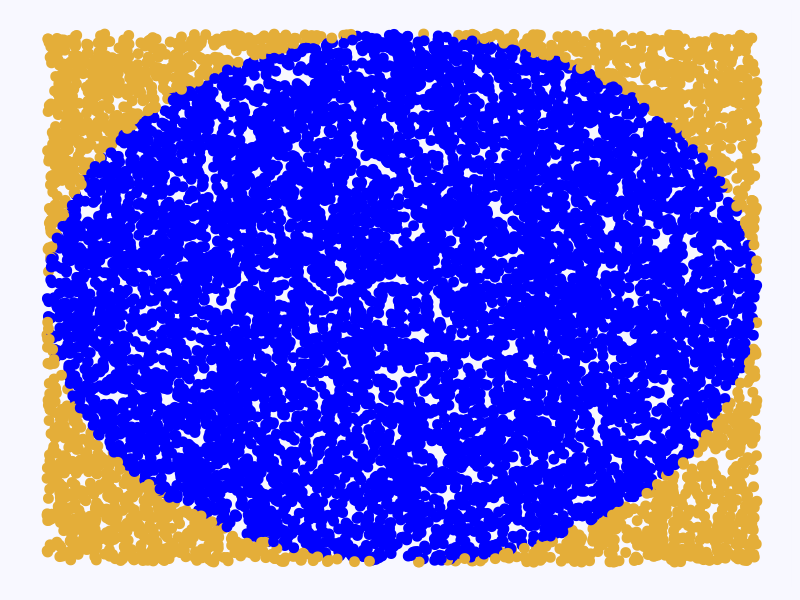

Recreate this plot in R.
library(ggplot2)

graphMontePi <- function(numDarts){
  X <- c()
  Y <- c()
  Color <- c()
  
  for (i in 1:numDarts){
    x = runif(1, min = -1, max = 1)
    y = runif(1, min = -1, max = 1)
    
    d = sqrt(x^2 + y^2)
    
    if (d <= 1){
      color = "inCircle"
    }
    else{
      color = "outCircle"
    }
    
    X <- c(X,x)
    Y <- c(Y,y)
    Color <- c(Color, color)
  }
  
  data <- data.frame(X,Y,Color)

  ggplot(data, aes(x = X, y = Y, colour = Color)) +
    geom_point(size = 3) +
    scale_color_manual(values = c(inCircle = "blue", outCircle = "#e4ae39")) +
    theme(plot.background = element_rect(fill = "#f8f8ff", colour = "#f8f8ff"),
          panel.background = element_rect(fill = "#f8f8ff", colour = "#f8f8ff"),
          panel.grid.major = element_blank(),
          panel.grid.minor = element_blank(),
          axis.title.y = element_blank(),
          axis.text.y = element_blank(),
          axis.title.x = element_blank(),
          axis.text.x = element_blank(),
          axis.ticks = element_blank(),
          legend.position = "none")
}

graphMontePi(10000)
